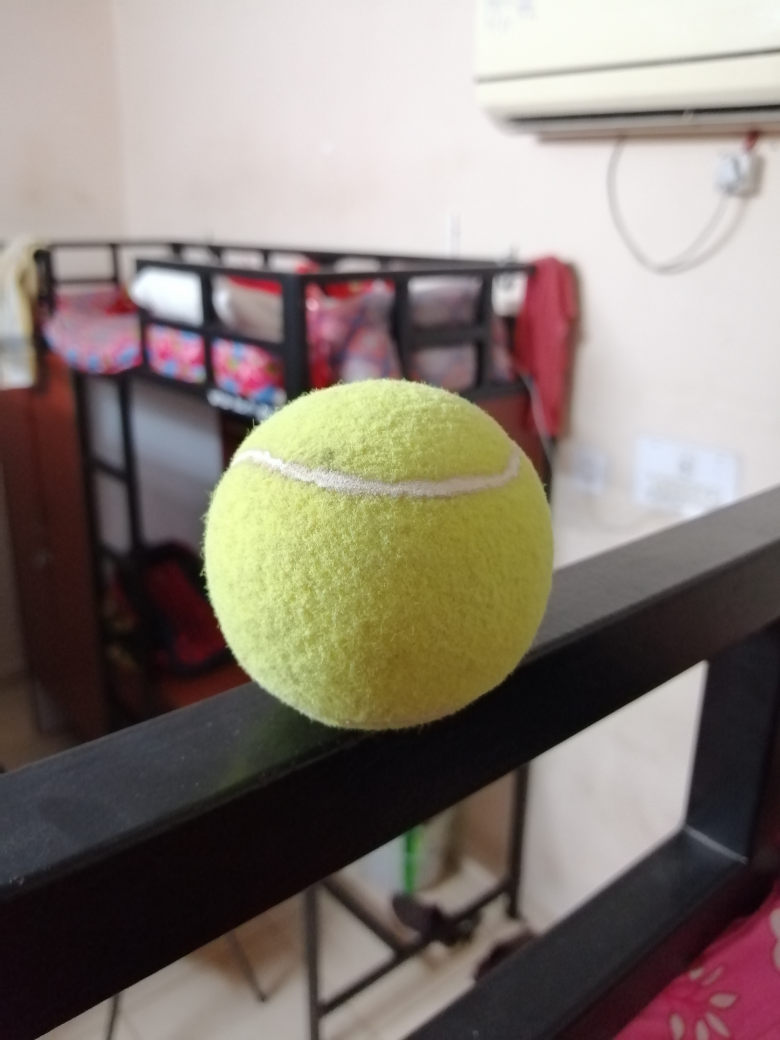
#> input picture Ball Tracing Percentage/self12.jpg, 3120 x 4160 px, found by its file name (shown at 1/4 size)
$ python trial.py
#> lines starting #> are read from the running program, lines starting #| are printed output that depends on the picture; after the words box and inside, x2 and y2 are one past the last pixel; in counts of white or black regions, pixels touching at a corner belong together
#packages
from imutils.video import VideoStream
import numpy as np
import imutils
import cv2


#image preparation and conversion to HSV and creating mask using bitwise opereations
img = cv2.imread('D:/self12.jpg')
#> img is the input picture: shape (4160, 3120, 3); mean B, G, R 117.2, 125.4, 135.4
img = imutils.resize(img, width=600)
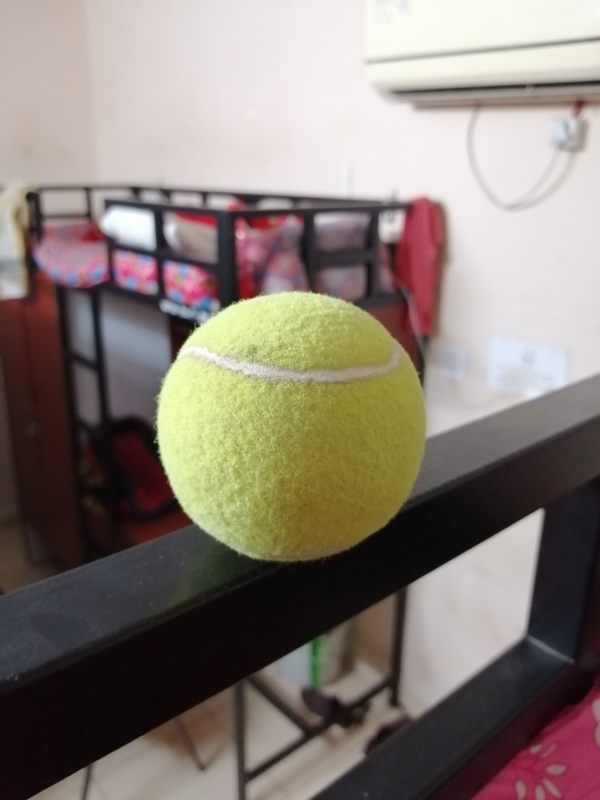
#> img: shape (800, 600, 3); mean B, G, R 117.2, 125.4, 135.4
blurred = cv2.GaussianBlur(img, (11, 11), 0)
hsv=cv2.cvtColor(blurred,cv2.COLOR_BGR2HSV);
#> hsv: shape (800, 600, 3); mean H, S, V 65.5, 57.5, 137.1
low=np.array([25,52,72]);
high=np.array([102,255,255]);
mask=cv2.inRange(hsv,low,high);
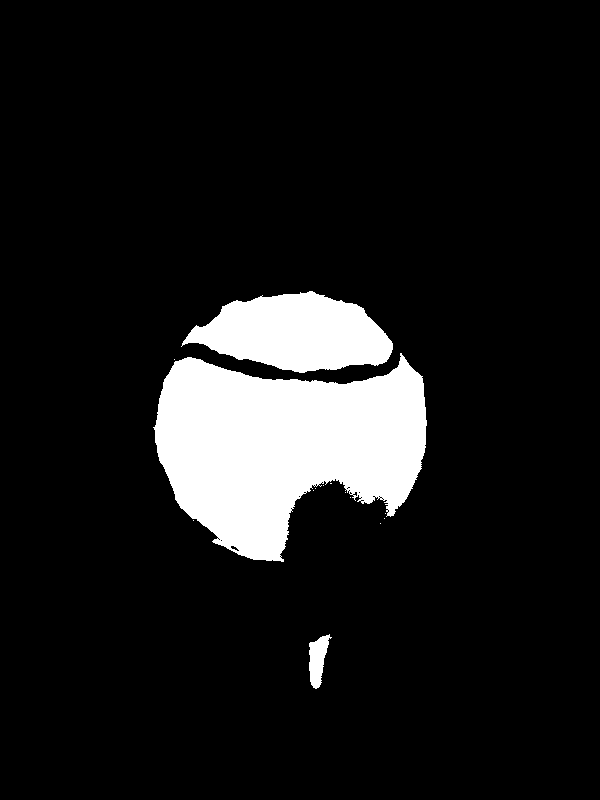
#> mask: shape (800, 600); 10.3% white; 14 white regions (11 under 20 px), largest, box (x1, y1, x2, y2) and area: (153, 353, 427, 562) 37229, (181, 291, 393, 373) 11430, (309, 634, 332, 689) 724
mask = cv2.erode(mask, None, iterations=2)
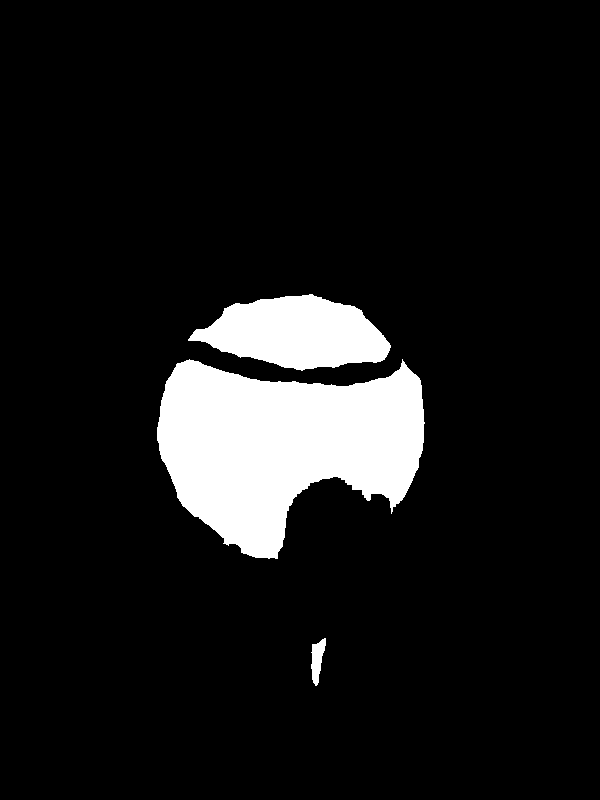
#> mask: shape (800, 600); 9.5% white; 3 white regions, box (x1, y1, x2, y2) and area: (157, 359, 425, 559) 34713, (188, 294, 391, 371) 10233, (311, 638, 326, 686) 424
mask = cv2.dilate(mask, None, iterations=2)
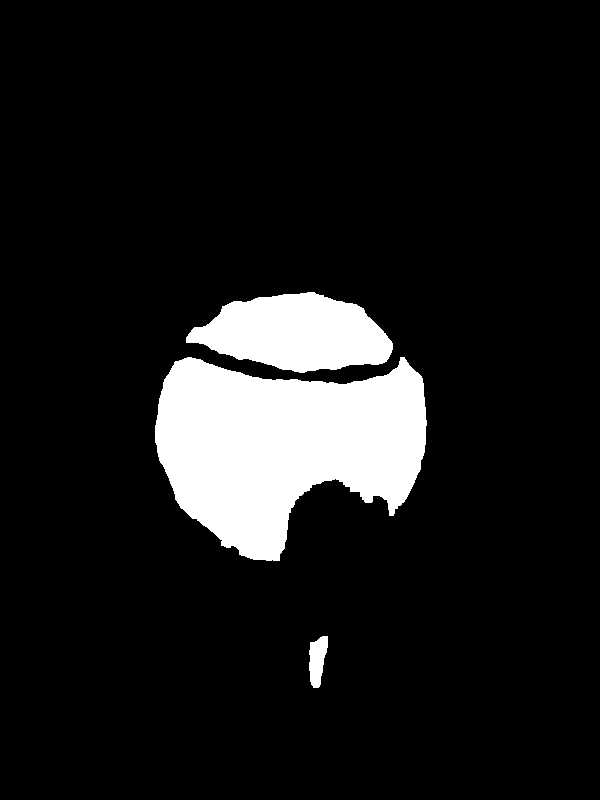
#> mask: shape (800, 600); 10.2% white; 3 white regions
green=cv2.bitwise_and(img,img,mask=mask);
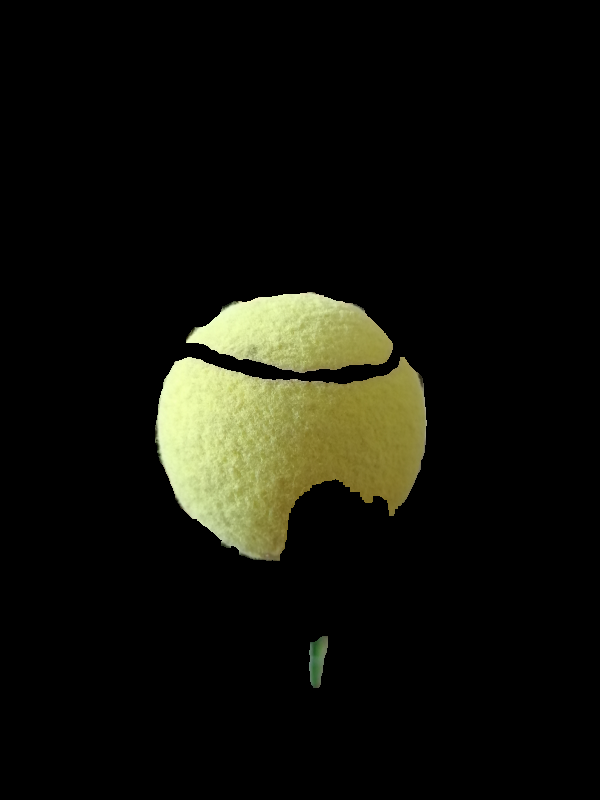
#> green: shape (800, 600, 3); mean B, G, R 10.4, 17.8, 17.6


contour = cv2.findContours(mask.copy(), cv2.RETR_EXTERNAL,cv2.CHAIN_APPROX_SIMPLE)
#> contour = 3 contours; box (x1, y1, x2, y2) and area: (155, 357, 427, 561) 36488, (186, 292, 393, 373) 11162, (309, 636, 328, 688) 636
contour = imutils.grab_contours(contour)
center = None
if len(contour) > 0:
    # finding the largest contour and use it to draw an enclosing circle around the outer surface of the ball
    c = max(contour, key=cv2.contourArea)
#> c = contour of 385 points, box (x1, y1, x2, y2) (155, 357, 427, 561), area 36488
    ((x, y), radius) = cv2.minEnclosingCircle(c)
#> x = 292.5; y = 426.6; radius = 138.3
    M = cv2.moments(c)
#> M = moments, m00 36487.5, centre m10/m00, m01/m00 = (283.1, 445.3)
    center = (int(M["m10"] / M["m00"]), int(M["m01"] / M["m00"]))
#> center = (283, 445)
    if radius > 10:
        # drawing outline over the ball
        cv2.circle(img, (int(x), int(y)), int(radius),(0, 255, 255), 2)
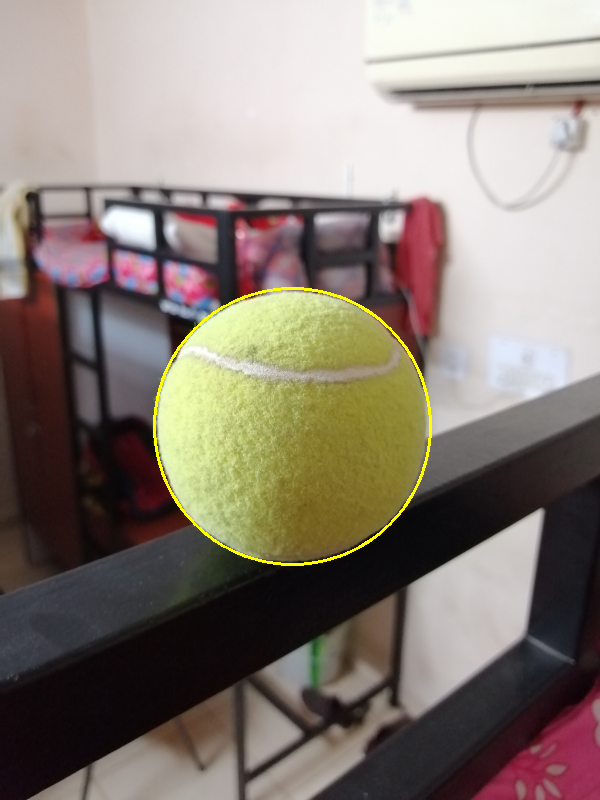
#> img: shape (800, 600, 3); 0.53% of pixels changed, all inside (x1, y1, x2, y2) = (153, 287, 432, 566)

ratio_green = cv2.countNonZero(mask)/(img.size/3)
#> ratio_green = 0.102
print('Percentage Green:', np.round(ratio_green*100, 2))
#| Percentage Green: 10.21
cv2.imshow("images", img)
cv2.waitKey(0)
cv2.destroyAllWindows()
